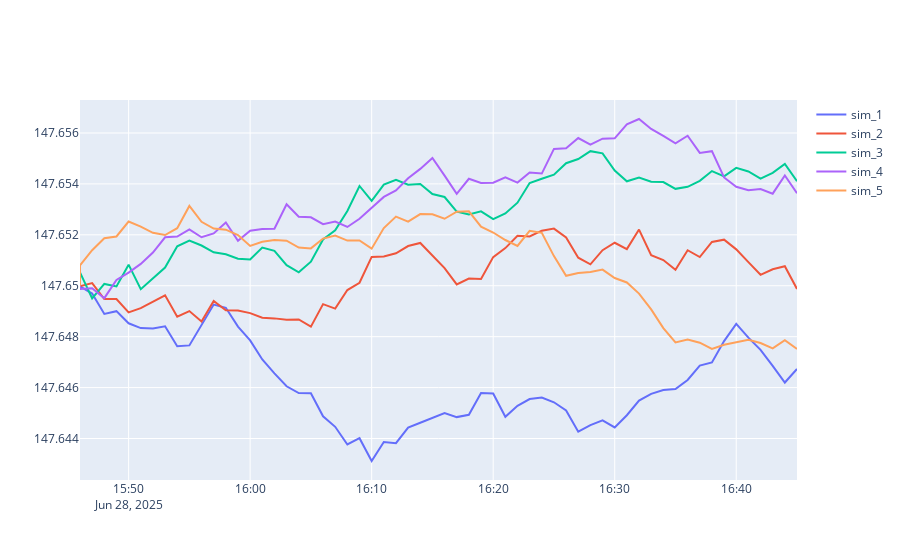

Write notebook code for a chart like this one.
### Code cell
price_path = processes.gbm_price_path(60,5)
fig = go.Figure()
for col in price_path.columns:
    fig.add_trace(
        go.Scatter(
            x = price_path.index,
            y = price_path[col],
            name = col,
            mode = "lines"
        )
    )
fig.show()
